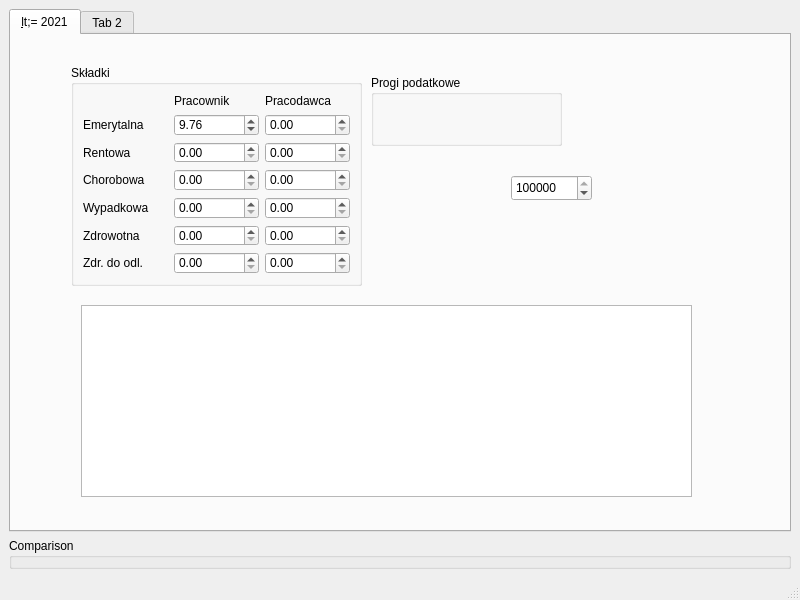
<?xml version="1.0" encoding="UTF-8"?>
<ui version="4.0">
 <class>MainWindow</class>
 <widget class="QMainWindow" name="MainWindow">
  <property name="geometry">
   <rect>
    <x>0</x>
    <y>0</y>
    <width>800</width>
    <height>600</height>
   </rect>
  </property>
  <property name="windowTitle">
   <string>MainWindow</string>
  </property>
  <widget class="QWidget" name="centralwidget">
   <layout class="QVBoxLayout" name="verticalLayout">
    <item>
     <widget class="QTabWidget" name="yearlyTabs">
      <property name="currentIndex">
       <number>0</number>
      </property>
      <widget class="QWidget" name="until2021">
       <attribute name="title">
        <string>&lt;= 2021</string>
       </attribute>
       <widget class="QGroupBox" name="groupBox_2">
        <property name="geometry">
         <rect>
          <x>60</x>
          <y>30</y>
          <width>291</width>
          <height>221</height>
         </rect>
        </property>
        <property name="title">
         <string>Składki</string>
        </property>
        <layout class="QGridLayout" name="gridLayout">
         <item row="1" column="1">
          <widget class="QDoubleSpinBox" name="pensionContribEmployee">
           <property name="value">
            <double>9.760000000000000</double>
           </property>
          </widget>
         </item>
         <item row="2" column="2">
          <widget class="QDoubleSpinBox" name="doubleSpinBox_6"/>
         </item>
         <item row="3" column="0">
          <widget class="QLabel" name="label_6">
           <property name="text">
            <string>Chorobowa</string>
           </property>
          </widget>
         </item>
         <item row="2" column="0">
          <widget class="QLabel" name="label_3">
           <property name="text">
            <string>Rentowa</string>
           </property>
          </widget>
         </item>
         <item row="4" column="0">
          <widget class="QLabel" name="label_7">
           <property name="text">
            <string>Wypadkowa</string>
           </property>
          </widget>
         </item>
         <item row="1" column="0">
          <widget class="QLabel" name="label">
           <property name="text">
            <string>Emerytalna</string>
           </property>
          </widget>
         </item>
         <item row="1" column="2">
          <widget class="QDoubleSpinBox" name="doubleSpinBox_2"/>
         </item>
         <item row="0" column="1">
          <widget class="QLabel" name="label_4">
           <property name="text">
            <string>Pracownik</string>
           </property>
          </widget>
         </item>
         <item row="2" column="1">
          <widget class="QDoubleSpinBox" name="doubleSpinBox_5"/>
         </item>
         <item row="0" column="2">
          <widget class="QLabel" name="label_5">
           <property name="text">
            <string>Pracodawca</string>
           </property>
          </widget>
         </item>
         <item row="5" column="0">
          <widget class="QLabel" name="label_8">
           <property name="text">
            <string>Zdrowotna</string>
           </property>
          </widget>
         </item>
         <item row="6" column="0">
          <widget class="QLabel" name="label_9">
           <property name="text">
            <string>Zdr. do odl.</string>
           </property>
          </widget>
         </item>
         <item row="3" column="1">
          <widget class="QDoubleSpinBox" name="doubleSpinBox_7"/>
         </item>
         <item row="3" column="2">
          <widget class="QDoubleSpinBox" name="doubleSpinBox_8"/>
         </item>
         <item row="4" column="1">
          <widget class="QDoubleSpinBox" name="doubleSpinBox_9"/>
         </item>
         <item row="4" column="2">
          <widget class="QDoubleSpinBox" name="doubleSpinBox_10"/>
         </item>
         <item row="5" column="1">
          <widget class="QDoubleSpinBox" name="doubleSpinBox_11"/>
         </item>
         <item row="6" column="1">
          <widget class="QDoubleSpinBox" name="doubleSpinBox_12"/>
         </item>
         <item row="5" column="2">
          <widget class="QDoubleSpinBox" name="doubleSpinBox_13"/>
         </item>
         <item row="6" column="2">
          <widget class="QDoubleSpinBox" name="doubleSpinBox_14"/>
         </item>
        </layout>
       </widget>
       <widget class="QGroupBox" name="groupBox_3">
        <property name="geometry">
         <rect>
          <x>360</x>
          <y>40</y>
          <width>191</width>
          <height>71</height>
         </rect>
        </property>
        <property name="title">
         <string>Progi podatkowe</string>
        </property>
       </widget>
       <widget class="QTableView" name="dataView">
        <property name="geometry">
         <rect>
          <x>70</x>
          <y>270</y>
          <width>611</width>
          <height>192</height>
         </rect>
        </property>
       </widget>
       <widget class="QSpinBox" name="contribLimit">
        <property name="geometry">
         <rect>
          <x>500</x>
          <y>140</y>
          <width>81</width>
          <height>26</height>
         </rect>
        </property>
        <property name="maximum">
         <number>999999999</number>
        </property>
        <property name="value">
         <number>157770</number>
        </property>
       </widget>
      </widget>
      <widget class="QWidget" name="tab_2">
       <attribute name="title">
        <string>Tab 2</string>
       </attribute>
      </widget>
     </widget>
    </item>
    <item>
     <widget class="QGroupBox" name="groupBox">
      <property name="title">
       <string>Comparison</string>
      </property>
     </widget>
    </item>
   </layout>
  </widget>
  <widget class="QMenuBar" name="menubar">
   <property name="geometry">
    <rect>
     <x>0</x>
     <y>0</y>
     <width>800</width>
     <height>22</height>
    </rect>
   </property>
  </widget>
  <widget class="QStatusBar" name="statusbar"/>
 </widget>
 <resources/>
 <connections/>
</ui>
